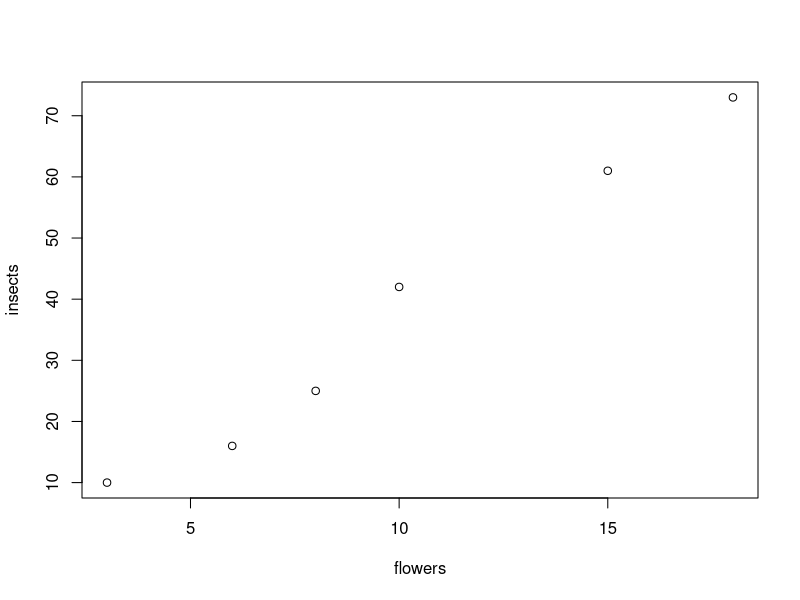
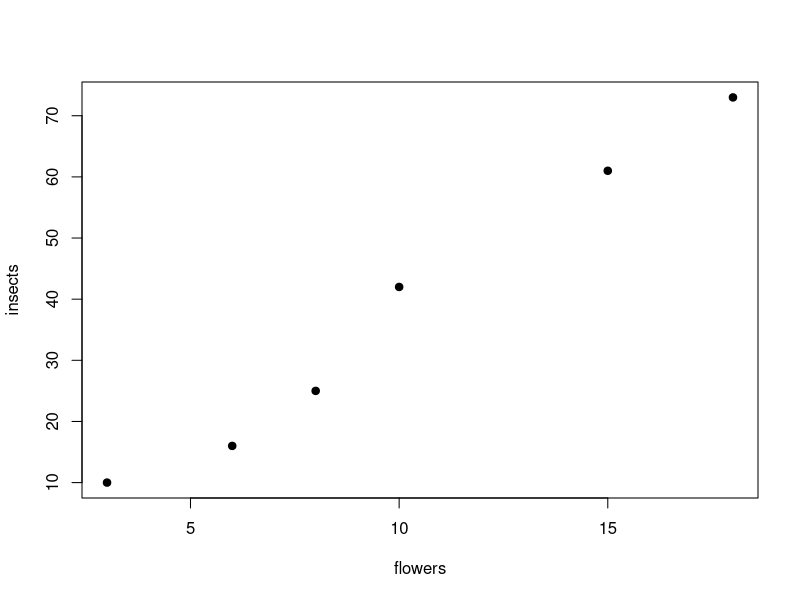
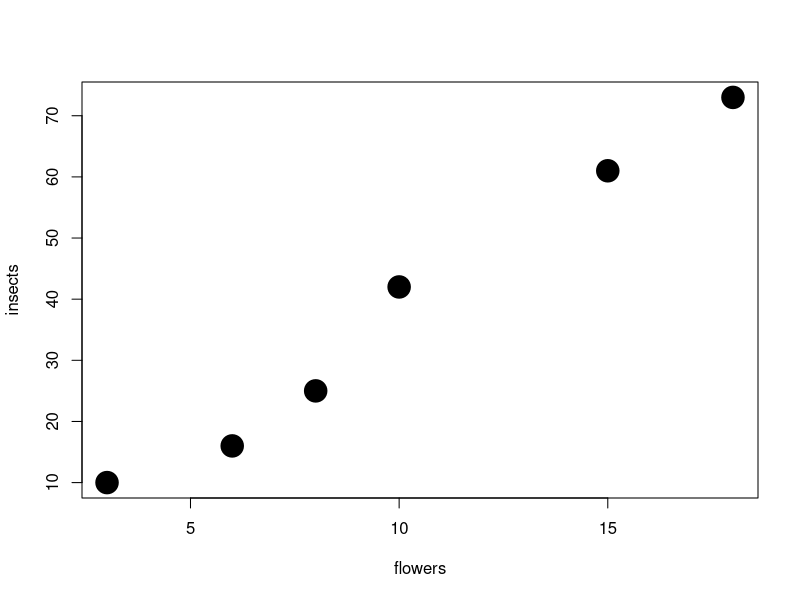
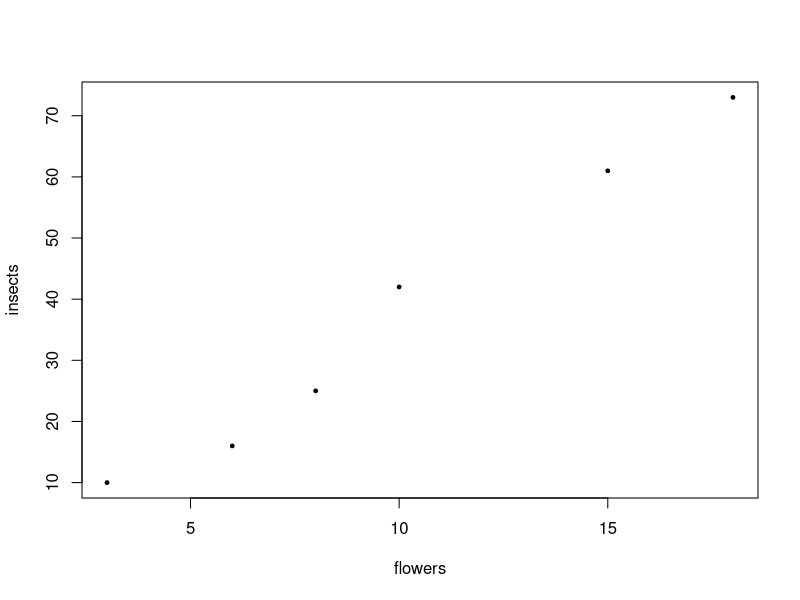
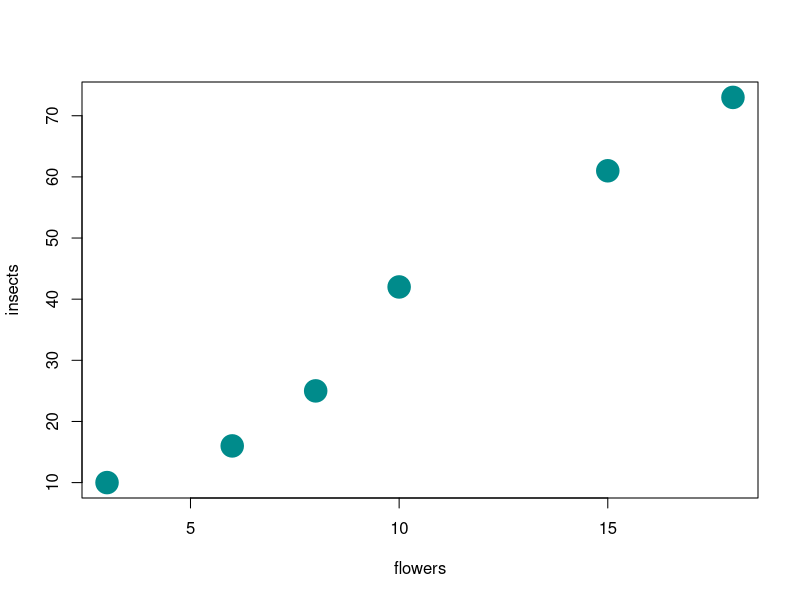

The R source for these figures, in order:
# First R script

# R used to calculate
a <- 5 * 7
b <- 4 * 2
a + b

# using arrays: concatenate some elements
flowers <- c(3, 6, 8, 10, 15, 18)
flowers
insects <- c(10, 16, 25, 42, 61, 73)
insects

# plotting data
plot(flowers, insects)

#changing plot parameters

#symbols
plot(flowers, insects, pch=19) #we change the symbol in the graph

#dimension
plot(flowers, insects, pch=19, cex=3) #we increase the dimension of the symbol
plot(flowers, insects, pch=19, cex=0.5) #this function is to reduce the dimension

#color
plot(flowers, insects, pch=19, cex=3, col="cyan4") #there is a table with all the names of possible colors in R
